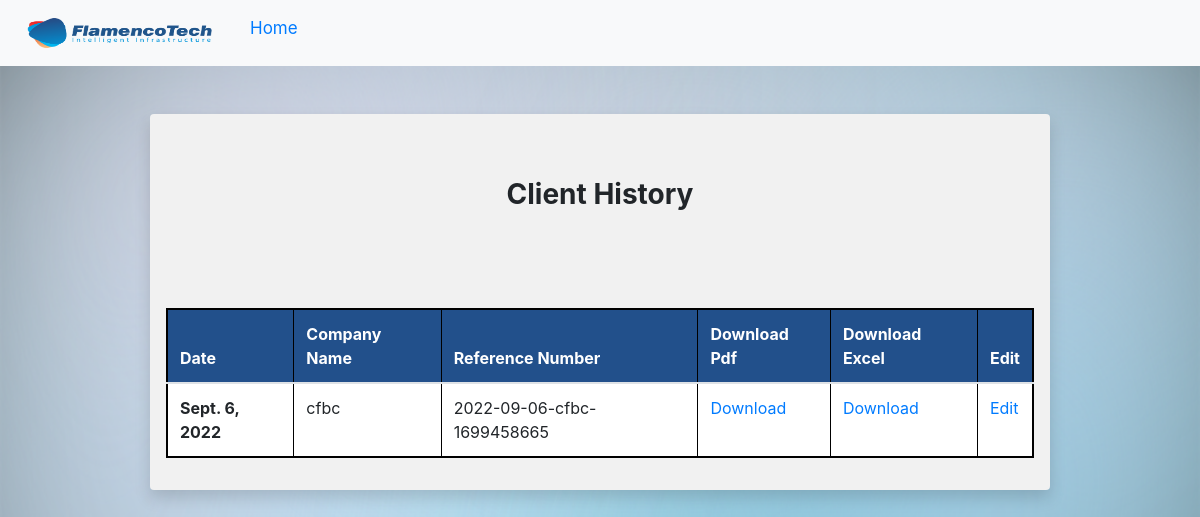
The app's page /admins/history/ (signed in), older data.
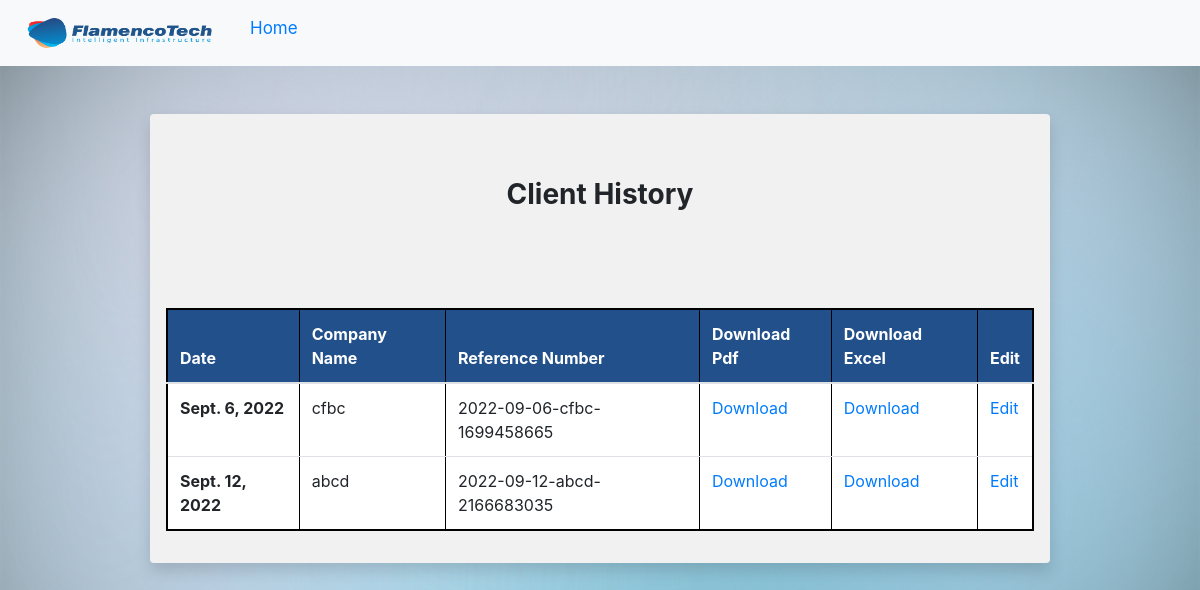
The same page, newer data.
### Admin1/models.py (models this page shows)
class Quotation(models.Model):
    ref_no=models.CharField(max_length=100,primary_key=True)
    pdf = models.FileField(upload_to ='pdfs/')
    excel = models.FileField(upload_to ='excels/')
    date=models.DateField(default=datetime.date.today())
    company_name=models.CharField(max_length=100)
    input_data=models.TextField(max_length=500)
    user_name = models.CharField(max_length=50)
    emp_name=models.CharField(max_length=50)
    _Trays2=models.CharField(max_length=200,default="")
    _Bms_Trays=models.CharField(max_length=200,default="")
    _Bms_Piping=models.CharField(max_length=200,default="")
    _Bms_Cabling=models.CharField(max_length=200,default="")
    _Bms_Sensors=models.CharField(max_length=200,default="")
    _Ddc=models.CharField(max_length=200,default="")
    _Ethernet=models.CharField(max_length=200,default="")
    _Fiber=models.CharField(max_length=200,default="")
    _Active=models.CharField(max_length=200,default="")
    _Efforts=models.CharField(max_length=200,default="")
    _Others=models.CharField(max_length=200,default="")
    _Third_Party=models.CharField(max_length=200,default="")

### Admin1/views.py (the view)
# urls.py: path('history/',views.history,name='history'),
def history(request):
	objs=Quotation.objects.filter(user_name=request.user.user_name)
	print(request.user.user_name)
	print(objs)
	context={'entries':objs}
	return render(request,'Admin1/history.html',context)

### templates/Admin1/history.html (shortened to what this page needs)
<!DOCTYPE html>
<html lang="en">
<head>
    <link rel="stylesheet" href="https://cdn.jsdelivr.net/npm/bootstrap@4.1.3/dist/css/bootstrap.min.css"
>
</head>
<body>
    <nav class="navbar navbar-expand-lg navbar-light bg-light">
      <div class="collapse navbar-collapse" id="navbarSupportedContent">
        <ul class="navbar-nav mr-auto">
            <li>
                <a class="navbar-brand" href="https://www.flamencotech.com/" target="_blank" style="display: flex;align-items: center;
                padding: 5px;">
                 <img src="/static/f1.png" alt="" width="200" height="40" >
              </a>
              </li>
          <li class="nav-item active">
            <a class="nav-link text-primary" href="/admins/"
              >Home<span class="sr-only">(current)</span></a
            >
          </li>
        </ul>
      </div>
    </nav>
    <div style="width: 900px;background-color: rgb(241, 241, 241);" class="container my-5 shadow p-3 mb-5 rounded">
        <div style="text-align: center;" class="container my-5">
            <h3><b>Client History</b></h3>
        </div>
        <table <div class="container my-5 ">
            <form class="my-5">
                <table class="table table-secondary" border="1" style="border:2px solid rgb(0, 0, 0)">
                    <thead>
                        <tr style="background-color: #22508b;color:white">
                            <th scope="col">Date</th>
                            <th scope="col">Company Name</th>
                            <th scope="col">Reference Number</th>
                            <th scope="col">Download Pdf</th>
                            <th scope="col">Download Excel</th>
                            <th scope="col">Edit</th>
                        </tr>
                    </thead>
                    <tbody style="background-color:white;">
                        {% for entry in entries %}
                        <tr>
                            <th scope="row">{{entry.date}}</th>
                            <td>{{entry.company_name}}</td>
                            <td>{{entry.ref_no}}</td>
                            <td><a href="{{entry.pdf.url}}" download="{{entry.pdf.url}}">Download</a>  </td>
                            <td><a href="{{entry.excel.url}}" download="{{entry.excel.url}}">Download</a></td>
                            <td><a href="{% url 'edit_quot_admin' ref_no=entry.ref_no %}">Edit</a></td>
                        </tr>
                        {% endfor %}
                    </tbody>
                </table>
            </form>
    </div>
</body>
</html>

Row changes from the older to the newer data that the page shows:
added Quotation: date "Sept. 12, 2022", company_name "abcd", ref_no "2022-09-12-abcd-2166683035"
